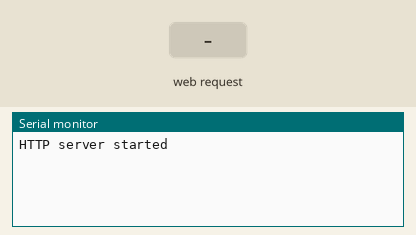
Bench run of a sketch on a simulated ESP8266 (NodeMCU). On the bench: the last lines printed to the serial monitor. Inputs (shaded band) come from the test bench.

Above: at 1.3 s.
1.4 s: HTTP request GET / received
At 2.6 s:
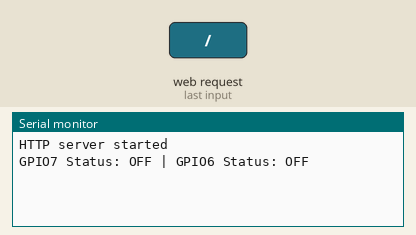
2.9 s: HTTP request GET /led1on received
At 3.7 s:
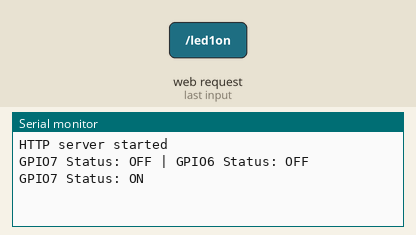
4.4 s: HTTP request GET /led1off received
At 4.9 s:
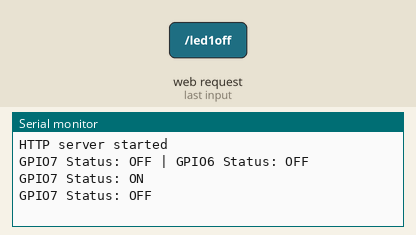

The sketch:

Stepper.ino
```cpp
#include <ESP8266WiFi.h>
#include <ESP8266WebServer.h>
#include <AccelStepper.h>

/* Put your SSID & Password */
const char* ssid = "NodeMCU";       // Enter SSID here
const char* password = "12345678";  // Enter Password here

/* Put IP Address details */
IPAddress local_ip(192, 168, 1, 1);
IPAddress gateway(192, 168, 1, 1);
IPAddress subnet(255, 255, 255, 0);

ESP8266WebServer server(80);

bool motor_status = LOW;

#define motorPin1 5
#define motorPin2 4
#define motorPin3 0
#define motorPin4 2

AccelStepper stepper(AccelStepper::HALF4WIRE, motorPin1, motorPin3, motorPin2, motorPin4);

void setup() {
  Serial.begin(115200);
  WiFi.softAP(ssid, password);
  WiFi.softAPConfig(local_ip, gateway, subnet);
  delay(100);

  stepper.setMaxSpeed(1000.0);
  stepper.setAcceleration(100.0);

  server.on("/", handle_OnConnect);
  server.on("/led1on", handle_motoron);
  server.on("/led1off", handle_motoroff);
  server.on("/setspeed", handle_setSpeed);
  server.onNotFound(handle_NotFound);

  server.begin();
  Serial.println("HTTP server started");
}

void loop() {
  server.handleClient();
  if (motor_status) {
    stepper.runSpeed();
  }
}

void handle_OnConnect() {
  motor_status = LOW;
  Serial.println("GPIO7 Status: OFF | GPIO6 Status: OFF");
  server.send(200, "text/html", SendHTML(motor_status));
}

void handle_motoron() {
  motor_status = HIGH;
  Serial.println("GPIO7 Status: ON");
  server.send(200, "text/html", SendHTML(true));
}

void handle_motoroff() {
  motor_status = LOW;
  Serial.println("GPIO7 Status: OFF");
  server.send(200, "text/html", SendHTML(false));
}

void handle_setSpeed() {
  if (server.hasArg("speed")) {
    int newSpeed = server.arg("speed").toInt();
    stepper.setSpeed(newSpeed);
  }
  server.send(200, "text/html", SendHTML(false));
}

void handle_NotFound() {
  server.send(404, "text/plain", "Not found");
}

String SendHTML(uint8_t motor_stat) {
  String ptr = "<!DOCTYPE html> <html>\n";
  ptr += "<head><meta name=\"viewport\" content=\"width=device-width, initial-scale=1.0, user-scalable=no\">\n";
  ptr += "<title>Stepper Motor Control</title>\n";
  ptr += "<style>html { font-family: Helvetica; display: inline-block; margin: 0px auto; text-align: center;}\n";
  ptr += "body{margin-top: 50px;} h1 {color: #444444;margin: 50px auto 30px;} h3 {color: #444444;margin-bottom: 50px;}\n";
  ptr += ".button {display: block;width: 80px;background-color: #1abc9c;border: none;color: white;padding: 13px 30px;text-decoration: none;font-size: 25px;margin: 0px auto 35px;cursor: pointer;border-radius: 4px;}\n";
  ptr += ".button-on {background-color: #1abc9c;}\n";
  ptr += ".button-on:active {background-color: #16a085;}\n";
  ptr += ".button-off {background-color: #34495e;}\n";
  ptr += ".button-off:active {background-color: #2c3e50;}\n";
  ptr += "p {font-size: 14px;color: #888;margin-bottom: 10px;}\n";
  ptr += "input[type='number'] {width: 80px;}\n";
  ptr += "</style>\n";
  ptr += "</head>\n";
  ptr += "<body>\n";
  ptr += "<h1>ESP8266 Web Server</h1>\n";
  ptr += "<h3>Using Access Point(AP) Mode</h3>\n";

  ptr += "<form action='/setspeed' method='GET'>";
  ptr += "Stepper Motor Speed: ";
  ptr += "<input type='number' name='speed' value='0' step='1'>";
  ptr += "<input type='submit' value='Set Speed'>";
  ptr += "</form>";

  if (motor_stat) {
    ptr += "<p>Motor Status: ON</p><a class=\"button button-off\" href=\"/led1off\">OFF</a>\n";
  } else {
    ptr += "<p>Motor Status: OFF</p><a class=\"button button-on\" href=\"/led1on\">ON</a>\n";
  }

  ptr += "</body>\n";
  ptr += "</html>\n";
  return ptr;
}
```

Measured:
- after the input at 1.4 s, the serial monitor: prints a new line at once (image 1)
- after the input at 2.9 s, the serial monitor: prints a new line at once (image 2)
- after the input at 4.4 s, the serial monitor: prints a new line at once (image 3)
